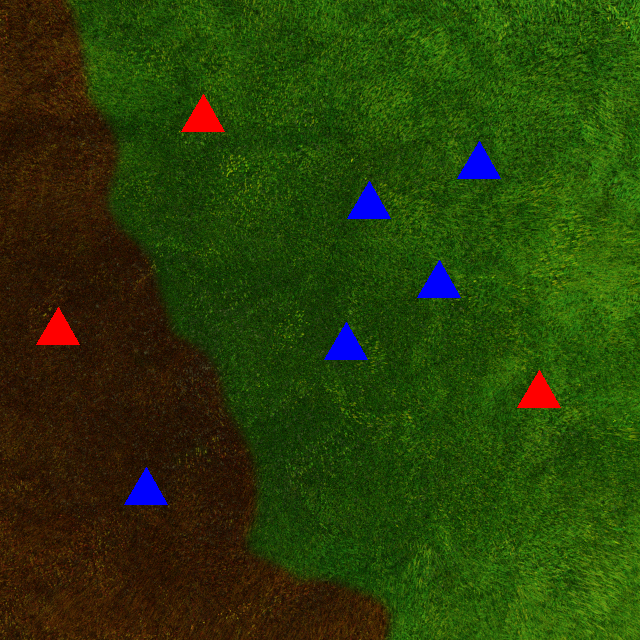
#> input picture photos/7.png, 640 x 640 px, found by its file name
$ python functionthatgivesvalue.py
#> lines starting #> are read from the running program, lines starting #| are printed output that depends on the picture; after the words box and inside, x2 and y2 are one past the last pixel; in counts of white or black regions, pixels touching at a corner belong together
import cv2 as cv
import numpy as np
imglist=[ 'photos/7.png']
#defining a function
def values(i):
#> called with i = 'photos/7.png'
    img=cv.imread(i)
#> img is the input picture: shape (640, 640, 3); mean B, G, R 8.6, 62.6, 40.7
    bi=cv.bilateralFilter(img, 100, 100 ,100)
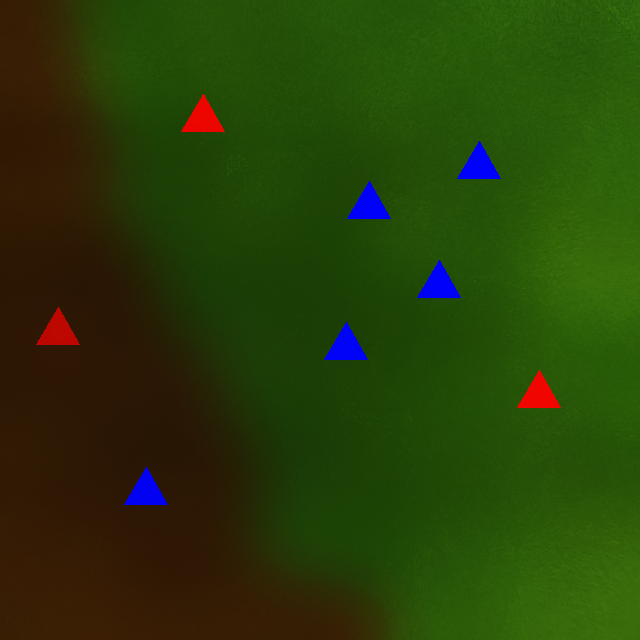
#> bi: shape (640, 640, 3); mean B, G, R 8.5, 62.4, 40.2
    b,g,r= cv.split(bi)
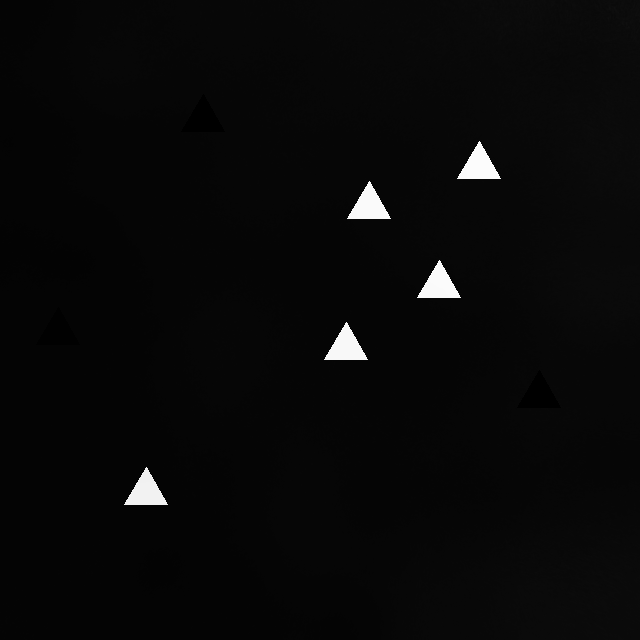
#> b: shape (640, 640); min 0, max 252, mean 8.5
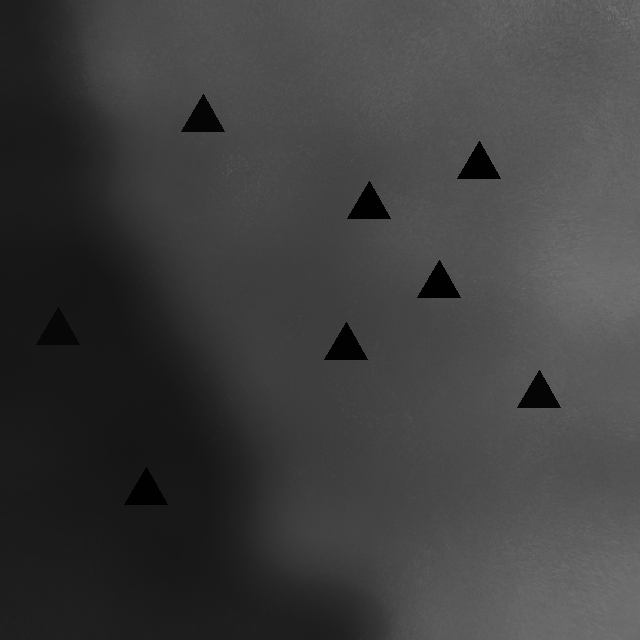
#> g: shape (640, 640); min 1, max 118, mean 62.4
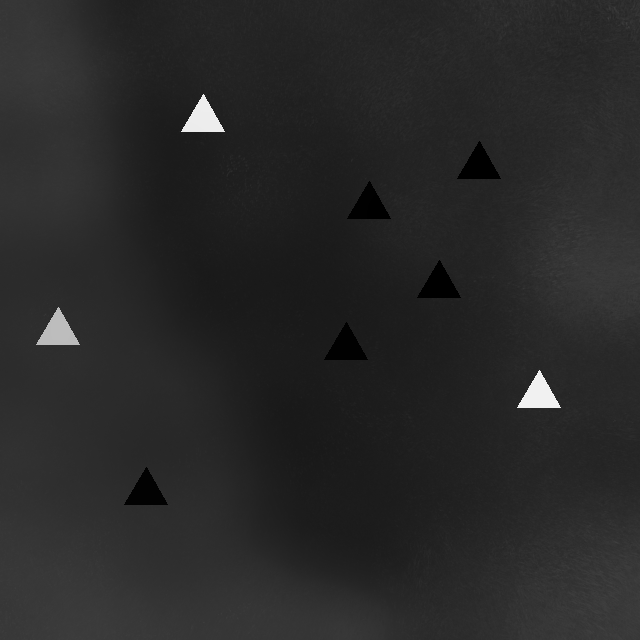
#> r: shape (640, 640); min 0, max 242, mean 40.2
    retr, threshb=cv.threshold(b, 128, 255, cv.THRESH_BINARY)
#> threshb: shape (640, 640); 1% white; 5 white regions, box (x1, y1, x2, y2) and area: (457, 141, 501, 179) 855, (347, 181, 391, 219) 855, (417, 260, 461, 298) 855, (324, 322, 368, 360) 855, (124, 467, 168, 505) 855
    retr, threshr=cv.threshold(r, 128, 255, cv.THRESH_BINARY)
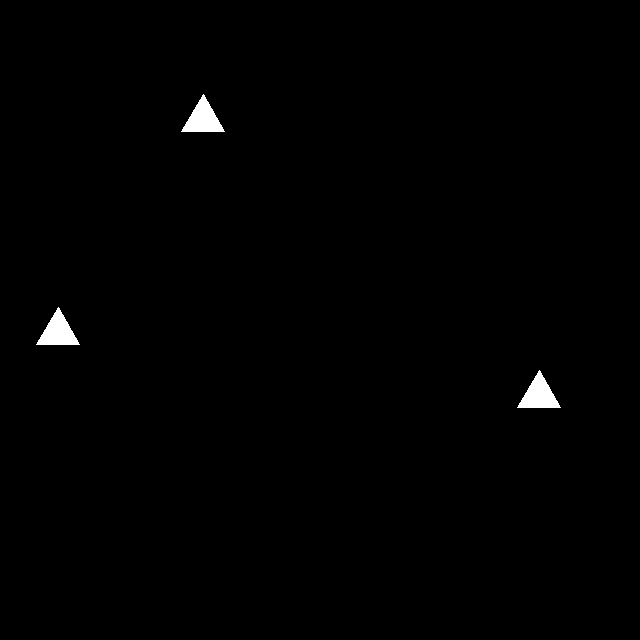
#> threshr: shape (640, 640); 0.63% white; 3 white regions, box (x1, y1, x2, y2) and area: (181, 94, 225, 132) 855, (36, 307, 80, 345) 855, (517, 370, 561, 408) 855

    #create masks for burnt and unburnt area

    hsv=cv.cvtColor(bi, cv.COLOR_BGR2HSV)
#> hsv: shape (640, 640, 3); mean H, S, V 39.1, 233, 71.8
    LG=np.array([35,50,50])
    UG=np.array([85,255,255])

    #values of hsv used above were taken from findinghsv.py under meainscript folder in the repo
    #making masks
    greenmask=cv.inRange(hsv, LG, UG)
#> greenmask: shape (640, 640); 67.7% white; 32 black regions (25 under 20 px), largest, box (x1, y1, x2, y2) and area: (0, 0, 385, 640) 127012, (181, 94, 225, 132) 855, (457, 141, 501, 179) 855

    kernel = np.ones((5,5), np.uint8)

    greenmask=cv.morphologyEx(greenmask, cv.MORPH_CLOSE, kernel)
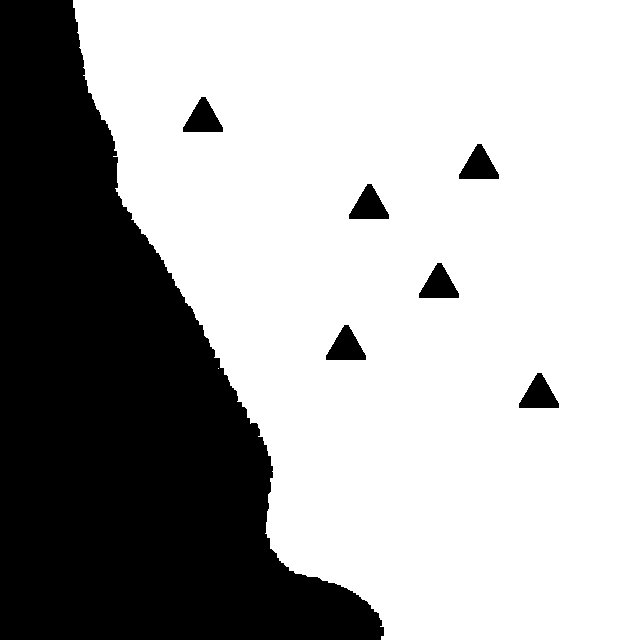
#> greenmask: shape (640, 640); 67.9% white; 7 black regions, largest, box (x1, y1, x2, y2) and area: (0, 0, 384, 640) 126377, (183, 97, 223, 132) 840, (459, 144, 499, 179) 840

    greenmask=cv.bitwise_not(greenmask)


    cannygrass=cv.Canny(greenmask, 125, 175 )
#> cannygrass: shape (640, 640); 0.37% white in thin lines or dots, all inside (x1, y1, x2, y2) = (72, 0, 559, 640)
    cannyr=cv.Canny(threshr, 125, 175)
#> cannyr: shape (640, 640); 0.09% white in thin lines or dots, all inside (x1, y1, x2, y2) = (36, 94, 561, 408)
    cannyb=cv.Canny(threshb, 125, 175)
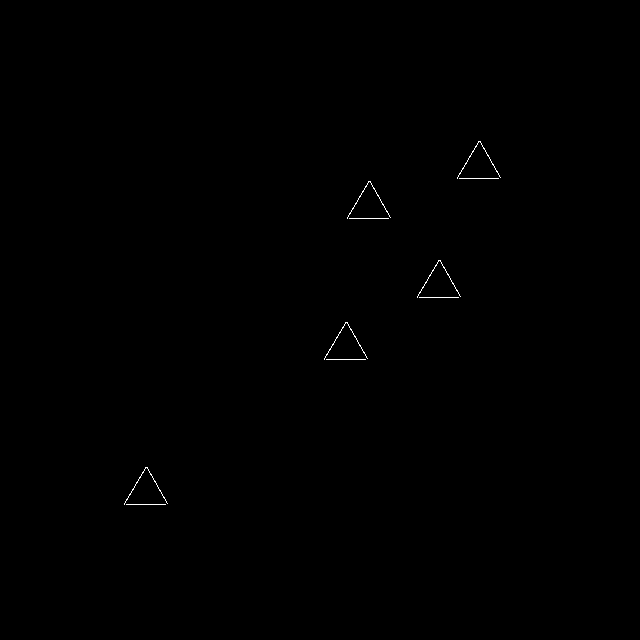
#> cannyb: shape (640, 640); 0.15% white in thin lines or dots, all inside (x1, y1, x2, y2) = (124, 141, 501, 505)

    commonrg=cv.bitwise_and(cannygrass, cannyr)
#> commonrg: shape (640, 640); 0.06% white in thin lines or dots, all inside (x1, y1, x2, y2) = (182, 97, 559, 408)
    commonbg=cv.bitwise_and(cannyb, cannygrass)
#> commonbg: shape (640, 640); 0.11% white in thin lines or dots, all inside (x1, y1, x2, y2) = (325, 144, 499, 360)
    ##calculating the number of blue and red houses
    contourR, heirarchies= cv.findContours(cannyr,cv.RETR_EXTERNAL, cv.CHAIN_APPROX_SIMPLE )
#> contourR = 6 contours, all with area under 20
    TR=int((len(contourR))/2)
#> TR = 3
    contourB, heirarchies= cv.findContours(cannyb,cv.RETR_EXTERNAL, cv.CHAIN_APPROX_SIMPLE )
#> contourB = 10 contours, all with area under 20
    TB=int((len(contourB))/2)
#> TB = 5

    #number of red houses not on fire
    contour1, heirarchies = cv.findContours(commonrg, cv.RETR_EXTERNAL, cv.CHAIN_APPROX_SIMPLE)
#> contour1 = 6 contours, all with area under 20
    RG=int((len(contour1))/3)
#> RG = 2

    #number of blue houses not on fire
    contour2, heirarchies= cv.findContours(commonbg, cv.RETR_EXTERNAL, cv.CHAIN_APPROX_SIMPLE)
#> contour2 = 12 contours, all with area under 20
    BG=int((len(contour2)/3))
#> BG = 4

    #number of red houses on fire
    RF=TR - RG
#> RF = 1

    #number of blue houses on fire
    BF=TB - BG
#> BF = 1

    ##printing the number of houses
    valuelist=[RF, BF, RG, BG]
#> valuelist = [1, 1, 2, 4]
    print(valuelist)
#| [1, 1, 2, 4]
    return valuelist


for i in imglist:
    values(i)
